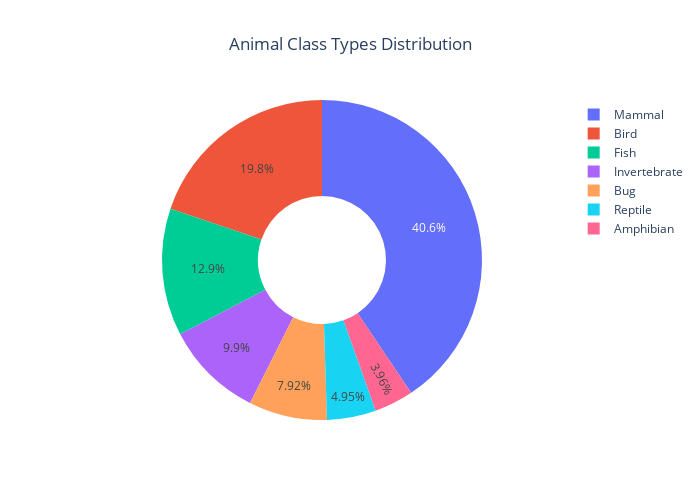

Notebook source saved alongside this figure:
### Code cell
#Pie Graphic of Animal Class Types Distribution
fig = px.pie(df_class, values='Animals_by_Species', names='Class_Type', title='Animal Class Types Distribution', hole=0.40, width=700, height=500)
fig.update_layout(title_x=0.5)
pio.write_image(fig, 'Graphics/1.animal_class_distr.png')
fig.show()

### Figure 1 — Plotly figure (JSON) as saved in the notebook; plotly's stock layout.template omitted (floating-point values rounded to 4 significant figures)
{"data": [{"domain": {"x": [0, 1], "y": [0, 1]}, "hole": 0.4, "hovertemplate": "Class_Type=%{label}<br>Animals_by_Species=%{value}<extra></extra>", "labels": ["Mammal", "Bird", "Reptile", "Fish", "Amphibian", "Bug", "Invertebrate"], "legendgroup": "", "name": "", "showlegend": true, "type": "pie", "values": [41, 20, 5, 13, 4, 8, 10]}], "layout": {"height": 500, "legend": {"tracegroupgap": 0}, "title": {"text": "Animal Class Types Distribution", "x": 0.5}, "width": 700}}
